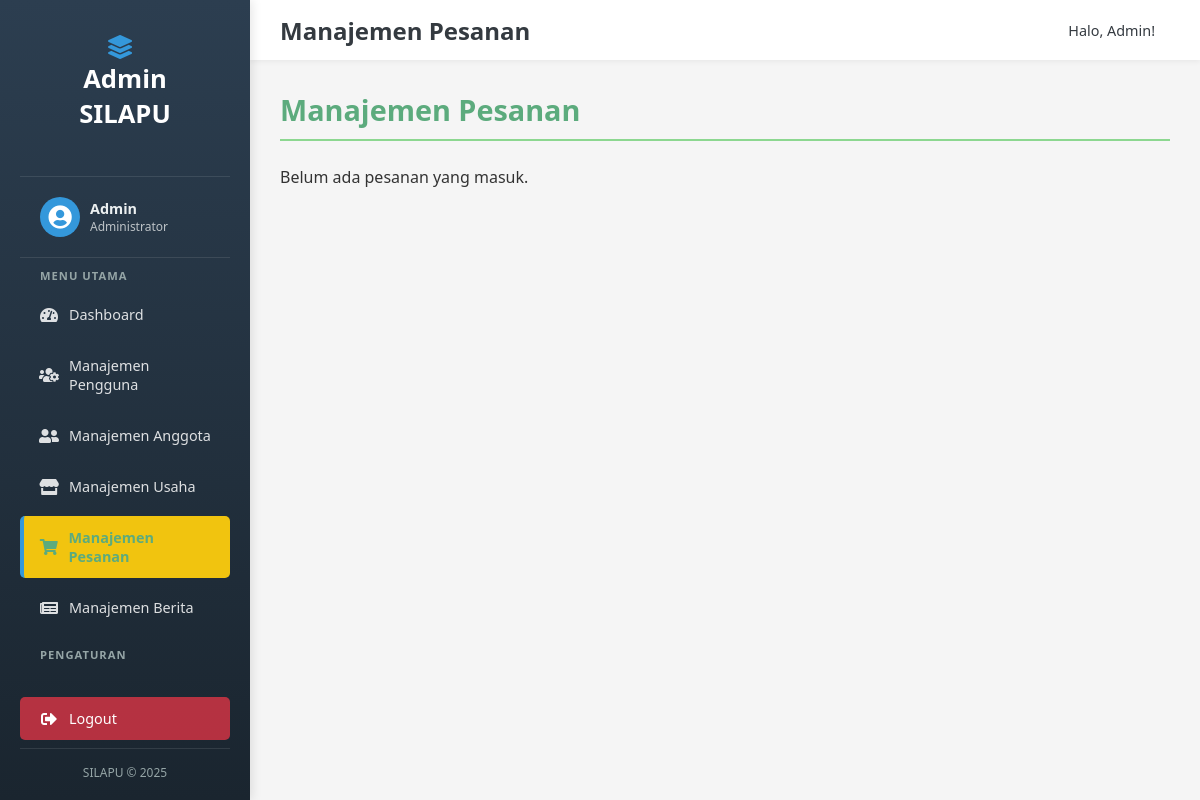
/admin/manajemen_pesanan.php (signed in), run on an earlier commit of the app's database.
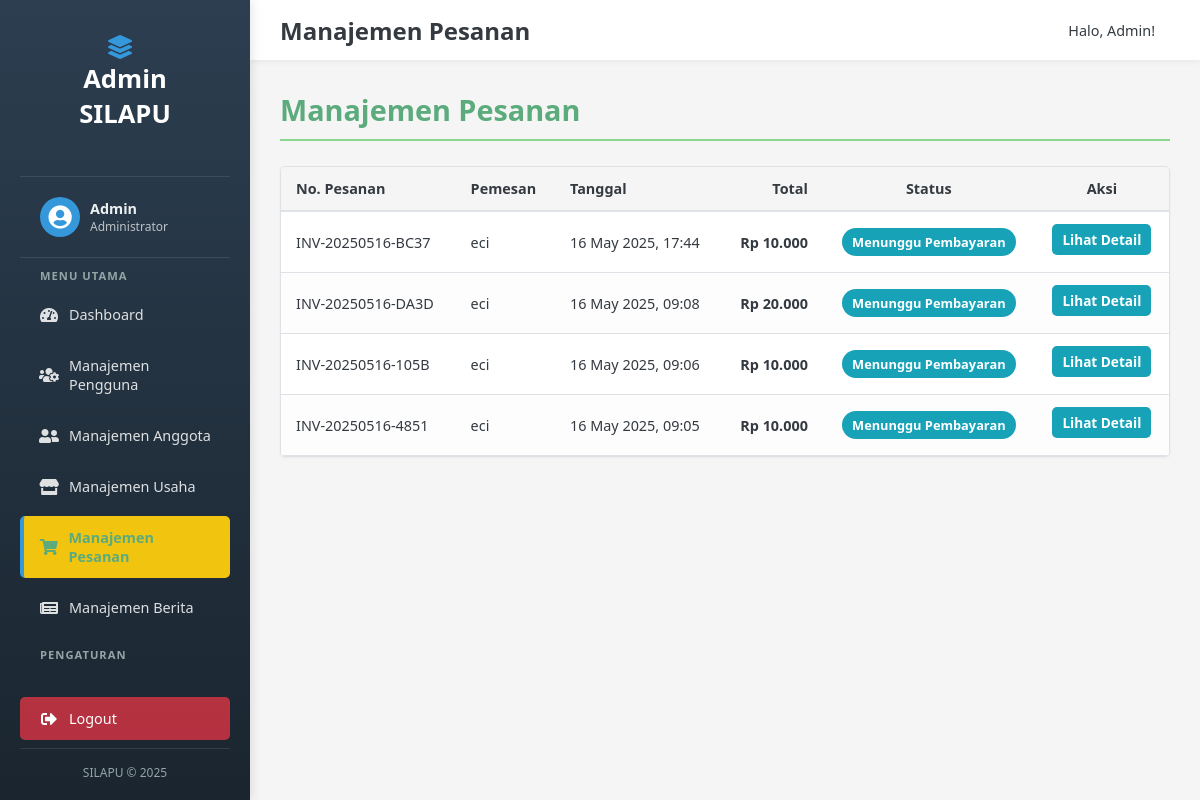
And on a later commit of the database.
### tables this page shows
CREATE TABLE `pesanan` (
  `id` int NOT NULL,
  `user_id` int DEFAULT NULL,
  `nomor_pesanan` varchar(50) NOT NULL,
  `total_harga` decimal(12,2) NOT NULL,
  `status_pesanan` varchar(50) NOT NULL DEFAULT 'Menunggu Pembayaran',
  `metode_pembayaran` varchar(100) DEFAULT NULL,
  `alamat_pengiriman` text,
  `nama_penerima` varchar(255) DEFAULT NULL,
  `telepon_penerima` varchar(20) DEFAULT NULL,
  `catatan_pembeli` text,
  `tanggal_pesanan` timestamp NULL DEFAULT CURRENT_TIMESTAMP,
  `tanggal_update` timestamp NULL DEFAULT CURRENT_TIMESTAMP ON UPDATE CURRENT_TIMESTAMP
);

CREATE TABLE `users` (
  `id` int NOT NULL,
  `username` varchar(100) NOT NULL,
  `email` varchar(255) NOT NULL,
  `password` varchar(255) NOT NULL,
  `role` varchar(50) NOT NULL DEFAULT 'user',
  `created_at` timestamp NULL DEFAULT CURRENT_TIMESTAMP
);

### admin/manajemen_pesanan.php (the view, shortened to what this page needs)
 <?php
 $pathPrefix = '../';
 $adminPathPrefix = '';
 $pageTitle = "Manajemen Pesanan";
 require $pathPrefix . 'config/db.php';
 $sql_pesanan = "SELECT p.*, u.username AS nama_pemesan
                 FROM pesanan p
                 JOIN users u ON p.user_id = u.id
                 ORDER BY p.tanggal_pesanan DESC";
 $result_pesanan = $conn->query($sql_pesanan);
include $pathPrefix . 'includes/admin_header.php';
?>
<h2 class="section-title">
    <?php echo $pageTitle; ?>
</h2>
<?php if ($result_pesanan && $result_pesanan->num_rows > 0): ?>
    <div class="table-responsive">
        <table class="data-table">
            <thead>
                <tr>
                    <th>No. Pesanan</th>
                    <th>Pemesan</th>
                    <th>Tanggal</th>
                    <th style="text-align: right;">Total</th>
                    <th style="text-align: center;">Status</th>
                    <th style="text-align: center;">Aksi</th>
                </tr>
            </thead>
            <tbody>
                <?php while($pesanan = $result_pesanan->fetch_assoc()): ?>
                    <tr>
                        <td><?php echo htmlspecialchars($pesanan['nomor_pesanan']); ?></td>
                        <td><?php echo htmlspecialchars($pesanan['nama_pemesan']); ?></td>
                        <td><?php echo date('d M Y, H:i', strtotime($pesanan['tanggal_pesanan'])); ?></td>
                        <td style="text-align: right; font-weight:bold;">Rp <?php echo number_format($pesanan['total_harga'], 0, ',', '.'); ?></td>
                        <td style="text-align: center;">
                            <span class="status-badge <?php
                                $status_pesanan_class = 'status-menunggu';
                                echo $status_pesanan_class;
                            ?>">
                                <?php echo htmlspecialchars($pesanan['status_pesanan']); ?>
                            </span>
                        </td>
                        <td class="actions" style="text-align: center;">
                            <a href="<?php echo $adminPathPrefix; ?>detail_pesanan.php?nomor_pesanan=<?php echo urlencode($pesanan['nomor_pesanan']); ?>" class="btn-admin btn-admin-info btn-sm">Lihat Detail</a>
                        </td>
                    </tr>
                <?php endwhile; ?>
            </tbody>
        </table>
    </div>
 <?php elseif ($result_pesanan): ?>
     <p style="margin-top: 20px; color: var(--dark);">Belum ada pesanan yang masuk.</p>
 <?php else: ?>
     <p style="margin-top: 20px; color: var(--red);">Gagal mengambil data pesanan: <?php echo $conn->error; ?></p>
 <?php endif; ?>
 <?php
 include $pathPrefix . 'includes/admin_footer.php';
 ?>

What changed in the data, as far as the page shows it:
added pesanan: nomor_pesanan "INV-20250516-BC37", user.username "eci", tanggal_pesanan "16 May 2025, 17:44", total_harga "10.000", status_pesanan "Menunggu Pembayaran"
added pesanan: nomor_pesanan "INV-20250516-DA3D", user.username "eci", tanggal_pesanan "16 May 2025, 09:08", total_harga "20.000", status_pesanan "Menunggu Pembayaran"
added pesanan: nomor_pesanan "INV-20250516-105B", user.username "eci", tanggal_pesanan "16 May 2025, 09:06", total_harga "10.000", status_pesanan "Menunggu Pembayaran"
added pesanan: nomor_pesanan "INV-20250516-4851", user.username "eci", tanggal_pesanan "16 May 2025, 09:05", total_harga "10.000", status_pesanan "Menunggu Pembayaran"
Also different on the page:
text no longer shown: "Belum ada pesanan yang masuk."
text now shown: "No. Pesanan Pemesan Tanggal Total Status Aksi"
